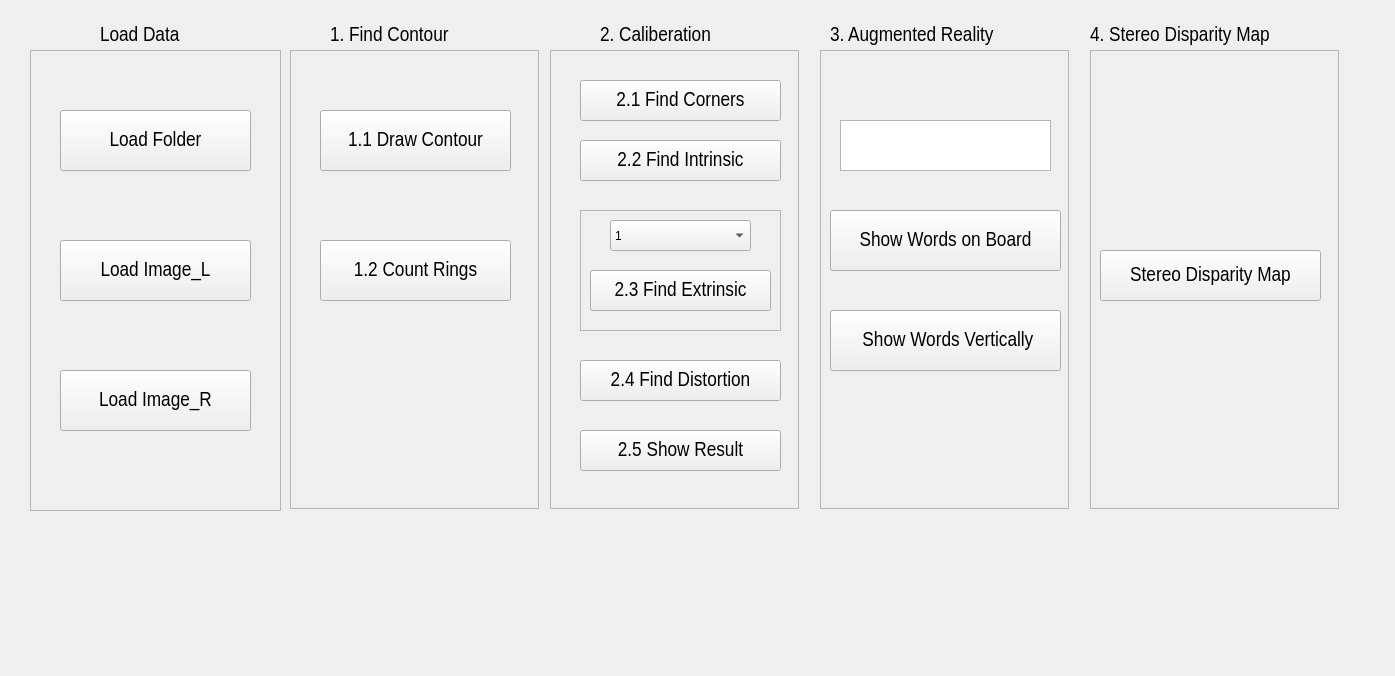
<?xml version="1.0" encoding="UTF-8"?>
<ui version="4.0">
 <class>Form</class>
 <widget class="QWidget" name="Form">
  <property name="geometry">
   <rect>
    <x>0</x>
    <y>0</y>
    <width>1395</width>
    <height>676</height>
   </rect>
  </property>
  <property name="windowTitle">
   <string>Form</string>
  </property>
  <widget class="QLabel" name="label">
   <property name="geometry">
    <rect>
     <x>100</x>
     <y>20</y>
     <width>111</width>
     <height>31</height>
    </rect>
   </property>
   <property name="font">
    <font>
     <family>Arial Narrow</family>
     <pointsize>16</pointsize>
    </font>
   </property>
   <property name="text">
    <string>Load Data</string>
   </property>
  </widget>
  <widget class="QWidget" name="verticalLayoutWidget">
   <property name="geometry">
    <rect>
     <x>30</x>
     <y>50</y>
     <width>251</width>
     <height>461</height>
    </rect>
   </property>
   <layout class="QVBoxLayout" name="verticalLayout_2">
    <item>
     <widget class="QFrame" name="frame">
      <property name="palette">
       <palette>
        <active>
         <colorrole role="Base">
          <brush brushstyle="SolidPattern">
           <color alpha="255">
            <red>0</red>
            <green>170</green>
            <blue>255</blue>
           </color>
          </brush>
         </colorrole>
         <colorrole role="Window">
          <brush brushstyle="SolidPattern">
           <color alpha="255">
            <red>0</red>
            <green>0</green>
            <blue>0</blue>
           </color>
          </brush>
         </colorrole>
        </active>
        <inactive>
         <colorrole role="Base">
          <brush brushstyle="SolidPattern">
           <color alpha="255">
            <red>0</red>
            <green>170</green>
            <blue>255</blue>
           </color>
          </brush>
         </colorrole>
         <colorrole role="Window">
          <brush brushstyle="SolidPattern">
           <color alpha="255">
            <red>0</red>
            <green>0</green>
            <blue>0</blue>
           </color>
          </brush>
         </colorrole>
        </inactive>
        <disabled>
         <colorrole role="Base">
          <brush brushstyle="SolidPattern">
           <color alpha="255">
            <red>0</red>
            <green>0</green>
            <blue>0</blue>
           </color>
          </brush>
         </colorrole>
         <colorrole role="Window">
          <brush brushstyle="SolidPattern">
           <color alpha="255">
            <red>0</red>
            <green>0</green>
            <blue>0</blue>
           </color>
          </brush>
         </colorrole>
        </disabled>
       </palette>
      </property>
      <property name="autoFillBackground">
       <bool>false</bool>
      </property>
      <property name="styleSheet">
       <string notr="true">QFrame{border:1px solid rgb(182, 182, 182)}</string>
      </property>
      <property name="frameShape">
       <enum>QFrame::StyledPanel</enum>
      </property>
      <property name="frameShadow">
       <enum>QFrame::Raised</enum>
      </property>
      <property name="lineWidth">
       <number>0</number>
      </property>
      <widget class="QPushButton" name="pushButton_2">
       <property name="geometry">
        <rect>
         <x>30</x>
         <y>190</y>
         <width>191</width>
         <height>61</height>
        </rect>
       </property>
       <property name="font">
        <font>
         <family>Arial Narrow</family>
         <pointsize>16</pointsize>
        </font>
       </property>
       <property name="text">
        <string>Load Image_L</string>
       </property>
      </widget>
      <widget class="QPushButton" name="pushButton_3">
       <property name="geometry">
        <rect>
         <x>30</x>
         <y>320</y>
         <width>191</width>
         <height>61</height>
        </rect>
       </property>
       <property name="font">
        <font>
         <family>Arial Narrow</family>
         <pointsize>16</pointsize>
        </font>
       </property>
       <property name="text">
        <string>Load Image_R</string>
       </property>
      </widget>
      <widget class="QPushButton" name="pushButton_14">
       <property name="geometry">
        <rect>
         <x>30</x>
         <y>60</y>
         <width>191</width>
         <height>61</height>
        </rect>
       </property>
       <property name="font">
        <font>
         <family>Arial Narrow</family>
         <pointsize>16</pointsize>
        </font>
       </property>
       <property name="text">
        <string>Load Folder</string>
       </property>
      </widget>
     </widget>
    </item>
   </layout>
  </widget>
  <widget class="QLabel" name="label_2">
   <property name="geometry">
    <rect>
     <x>600</x>
     <y>20</y>
     <width>181</width>
     <height>31</height>
    </rect>
   </property>
   <property name="font">
    <font>
     <family>Arial Narrow</family>
     <pointsize>16</pointsize>
    </font>
   </property>
   <property name="text">
    <string>2. Caliberation</string>
   </property>
  </widget>
  <widget class="QFrame" name="frame_2">
   <property name="geometry">
    <rect>
     <x>550</x>
     <y>50</y>
     <width>249</width>
     <height>459</height>
    </rect>
   </property>
   <property name="palette">
    <palette>
     <active>
      <colorrole role="Base">
       <brush brushstyle="SolidPattern">
        <color alpha="255">
         <red>255</red>
         <green>255</green>
         <blue>255</blue>
        </color>
       </brush>
      </colorrole>
      <colorrole role="Window">
       <brush brushstyle="SolidPattern">
        <color alpha="255">
         <red>0</red>
         <green>0</green>
         <blue>0</blue>
        </color>
       </brush>
      </colorrole>
     </active>
     <inactive>
      <colorrole role="Base">
       <brush brushstyle="SolidPattern">
        <color alpha="255">
         <red>255</red>
         <green>255</green>
         <blue>255</blue>
        </color>
       </brush>
      </colorrole>
      <colorrole role="Window">
       <brush brushstyle="SolidPattern">
        <color alpha="255">
         <red>0</red>
         <green>0</green>
         <blue>0</blue>
        </color>
       </brush>
      </colorrole>
     </inactive>
     <disabled>
      <colorrole role="Base">
       <brush brushstyle="SolidPattern">
        <color alpha="255">
         <red>0</red>
         <green>0</green>
         <blue>0</blue>
        </color>
       </brush>
      </colorrole>
      <colorrole role="Window">
       <brush brushstyle="SolidPattern">
        <color alpha="255">
         <red>0</red>
         <green>0</green>
         <blue>0</blue>
        </color>
       </brush>
      </colorrole>
     </disabled>
    </palette>
   </property>
   <property name="autoFillBackground">
    <bool>false</bool>
   </property>
   <property name="styleSheet">
    <string notr="true">QFrame{border:1px solid rgb(182, 182, 182)}</string>
   </property>
   <property name="frameShape">
    <enum>QFrame::StyledPanel</enum>
   </property>
   <property name="frameShadow">
    <enum>QFrame::Raised</enum>
   </property>
   <widget class="QPushButton" name="pushButton_4">
    <property name="geometry">
     <rect>
      <x>30</x>
      <y>30</y>
      <width>201</width>
      <height>41</height>
     </rect>
    </property>
    <property name="font">
     <font>
      <family>Arial Narrow</family>
      <pointsize>16</pointsize>
     </font>
    </property>
    <property name="text">
     <string>2.1 Find Corners</string>
    </property>
   </widget>
   <widget class="QWidget" name="horizontalLayoutWidget">
    <property name="geometry">
     <rect>
      <x>30</x>
      <y>160</y>
      <width>201</width>
      <height>121</height>
     </rect>
    </property>
    <layout class="QHBoxLayout" name="horizontalLayout">
     <item>
      <widget class="QFrame" name="frame_5">
       <property name="styleSheet">
        <string notr="true">QFrame{border:1px solid rgb(182, 182, 182)}</string>
       </property>
       <property name="frameShape">
        <enum>QFrame::StyledPanel</enum>
       </property>
       <property name="frameShadow">
        <enum>QFrame::Raised</enum>
       </property>
       <widget class="QComboBox" name="comboBox">
        <property name="geometry">
         <rect>
          <x>30</x>
          <y>10</y>
          <width>141</width>
          <height>31</height>
         </rect>
        </property>
        <item>
         <property name="text">
          <string>1</string>
         </property>
        </item>
        <item>
         <property name="text">
          <string>2</string>
         </property>
        </item>
        <item>
         <property name="text">
          <string>3</string>
         </property>
        </item>
        <item>
         <property name="text">
          <string>4</string>
         </property>
        </item>
        <item>
         <property name="text">
          <string>5</string>
         </property>
        </item>
        <item>
         <property name="text">
          <string>6</string>
         </property>
        </item>
        <item>
         <property name="text">
          <string>7</string>
         </property>
        </item>
        <item>
         <property name="text">
          <string>8</string>
         </property>
        </item>
        <item>
         <property name="text">
          <string>9</string>
         </property>
        </item>
        <item>
         <property name="text">
          <string>10</string>
         </property>
        </item>
        <item>
         <property name="text">
          <string>11</string>
         </property>
        </item>
        <item>
         <property name="text">
          <string>12</string>
         </property>
        </item>
        <item>
         <property name="text">
          <string>13</string>
         </property>
        </item>
        <item>
         <property name="text">
          <string>14</string>
         </property>
        </item>
        <item>
         <property name="text">
          <string>15</string>
         </property>
        </item>
       </widget>
       <widget class="QPushButton" name="pushButton_15">
        <property name="geometry">
         <rect>
          <x>10</x>
          <y>60</y>
          <width>181</width>
          <height>41</height>
         </rect>
        </property>
        <property name="font">
         <font>
          <family>Arial Narrow</family>
          <pointsize>16</pointsize>
         </font>
        </property>
        <property name="text">
         <string>2.3 Find Extrinsic</string>
        </property>
       </widget>
      </widget>
     </item>
    </layout>
   </widget>
   <widget class="QPushButton" name="pushButton_5">
    <property name="geometry">
     <rect>
      <x>30</x>
      <y>90</y>
      <width>201</width>
      <height>41</height>
     </rect>
    </property>
    <property name="font">
     <font>
      <family>Arial Narrow</family>
      <pointsize>16</pointsize>
     </font>
    </property>
    <property name="text">
     <string>2.2 Find Intrinsic</string>
    </property>
   </widget>
   <widget class="QPushButton" name="pushButton_6">
    <property name="geometry">
     <rect>
      <x>30</x>
      <y>310</y>
      <width>201</width>
      <height>41</height>
     </rect>
    </property>
    <property name="font">
     <font>
      <family>Arial Narrow</family>
      <pointsize>16</pointsize>
     </font>
    </property>
    <property name="text">
     <string>2.4 Find Distortion</string>
    </property>
   </widget>
   <widget class="QPushButton" name="pushButton_13">
    <property name="geometry">
     <rect>
      <x>30</x>
      <y>380</y>
      <width>201</width>
      <height>41</height>
     </rect>
    </property>
    <property name="font">
     <font>
      <family>Arial Narrow</family>
      <pointsize>16</pointsize>
     </font>
    </property>
    <property name="text">
     <string>2.5 Show Result</string>
    </property>
   </widget>
  </widget>
  <widget class="QFrame" name="frame_3">
   <property name="geometry">
    <rect>
     <x>820</x>
     <y>50</y>
     <width>249</width>
     <height>459</height>
    </rect>
   </property>
   <property name="palette">
    <palette>
     <active>
      <colorrole role="Base">
       <brush brushstyle="SolidPattern">
        <color alpha="255">
         <red>255</red>
         <green>255</green>
         <blue>255</blue>
        </color>
       </brush>
      </colorrole>
      <colorrole role="Window">
       <brush brushstyle="SolidPattern">
        <color alpha="255">
         <red>0</red>
         <green>0</green>
         <blue>0</blue>
        </color>
       </brush>
      </colorrole>
     </active>
     <inactive>
      <colorrole role="Base">
       <brush brushstyle="SolidPattern">
        <color alpha="255">
         <red>255</red>
         <green>255</green>
         <blue>255</blue>
        </color>
       </brush>
      </colorrole>
      <colorrole role="Window">
       <brush brushstyle="SolidPattern">
        <color alpha="255">
         <red>0</red>
         <green>0</green>
         <blue>0</blue>
        </color>
       </brush>
      </colorrole>
     </inactive>
     <disabled>
      <colorrole role="Base">
       <brush brushstyle="SolidPattern">
        <color alpha="255">
         <red>0</red>
         <green>0</green>
         <blue>0</blue>
        </color>
       </brush>
      </colorrole>
      <colorrole role="Window">
       <brush brushstyle="SolidPattern">
        <color alpha="255">
         <red>0</red>
         <green>0</green>
         <blue>0</blue>
        </color>
       </brush>
      </colorrole>
     </disabled>
    </palette>
   </property>
   <property name="autoFillBackground">
    <bool>false</bool>
   </property>
   <property name="styleSheet">
    <string notr="true">QFrame{border:1px solid rgb(182, 182, 182)}</string>
   </property>
   <property name="frameShape">
    <enum>QFrame::StyledPanel</enum>
   </property>
   <property name="frameShadow">
    <enum>QFrame::Raised</enum>
   </property>
   <widget class="QPushButton" name="pushButton_8">
    <property name="geometry">
     <rect>
      <x>10</x>
      <y>160</y>
      <width>231</width>
      <height>61</height>
     </rect>
    </property>
    <property name="font">
     <font>
      <family>Arial Narrow</family>
      <pointsize>16</pointsize>
     </font>
    </property>
    <property name="text">
     <string>Show Words on Board</string>
    </property>
   </widget>
   <widget class="QPushButton" name="pushButton_9">
    <property name="geometry">
     <rect>
      <x>10</x>
      <y>260</y>
      <width>231</width>
      <height>61</height>
     </rect>
    </property>
    <property name="font">
     <font>
      <family>Arial Narrow</family>
      <pointsize>16</pointsize>
     </font>
    </property>
    <property name="text">
     <string> Show Words Vertically</string>
    </property>
   </widget>
   <widget class="QPlainTextEdit" name="plainTextEdit">
    <property name="geometry">
     <rect>
      <x>20</x>
      <y>70</y>
      <width>211</width>
      <height>51</height>
     </rect>
    </property>
    <property name="font">
     <font>
      <family>Arial Narrow</family>
      <pointsize>22</pointsize>
     </font>
    </property>
   </widget>
  </widget>
  <widget class="QFrame" name="frame_4">
   <property name="geometry">
    <rect>
     <x>1090</x>
     <y>50</y>
     <width>249</width>
     <height>459</height>
    </rect>
   </property>
   <property name="palette">
    <palette>
     <active>
      <colorrole role="Base">
       <brush brushstyle="SolidPattern">
        <color alpha="255">
         <red>255</red>
         <green>255</green>
         <blue>255</blue>
        </color>
       </brush>
      </colorrole>
      <colorrole role="Window">
       <brush brushstyle="SolidPattern">
        <color alpha="255">
         <red>0</red>
         <green>0</green>
         <blue>0</blue>
        </color>
       </brush>
      </colorrole>
     </active>
     <inactive>
      <colorrole role="Base">
       <brush brushstyle="SolidPattern">
        <color alpha="255">
         <red>255</red>
         <green>255</green>
         <blue>255</blue>
        </color>
       </brush>
      </colorrole>
      <colorrole role="Window">
       <brush brushstyle="SolidPattern">
        <color alpha="255">
         <red>0</red>
         <green>0</green>
         <blue>0</blue>
        </color>
       </brush>
      </colorrole>
     </inactive>
     <disabled>
      <colorrole role="Base">
       <brush brushstyle="SolidPattern">
        <color alpha="255">
         <red>0</red>
         <green>0</green>
         <blue>0</blue>
        </color>
       </brush>
      </colorrole>
      <colorrole role="Window">
       <brush brushstyle="SolidPattern">
        <color alpha="255">
         <red>0</red>
         <green>0</green>
         <blue>0</blue>
        </color>
       </brush>
      </colorrole>
     </disabled>
    </palette>
   </property>
   <property name="autoFillBackground">
    <bool>false</bool>
   </property>
   <property name="styleSheet">
    <string notr="true">QFrame{border:1px solid rgb(182, 182, 182)}</string>
   </property>
   <property name="frameShape">
    <enum>QFrame::StyledPanel</enum>
   </property>
   <property name="frameShadow">
    <enum>QFrame::Raised</enum>
   </property>
   <widget class="QPushButton" name="pushButton_12">
    <property name="geometry">
     <rect>
      <x>10</x>
      <y>200</y>
      <width>221</width>
      <height>51</height>
     </rect>
    </property>
    <property name="font">
     <font>
      <family>Arial Narrow</family>
      <pointsize>16</pointsize>
     </font>
    </property>
    <property name="text">
     <string>Stereo Disparity Map</string>
    </property>
   </widget>
  </widget>
  <widget class="QLabel" name="label_3">
   <property name="geometry">
    <rect>
     <x>830</x>
     <y>20</y>
     <width>221</width>
     <height>31</height>
    </rect>
   </property>
   <property name="font">
    <font>
     <family>Arial Narrow</family>
     <pointsize>16</pointsize>
    </font>
   </property>
   <property name="text">
    <string>3. Augmented Reality</string>
   </property>
  </widget>
  <widget class="QLabel" name="label_4">
   <property name="geometry">
    <rect>
     <x>1090</x>
     <y>20</y>
     <width>231</width>
     <height>31</height>
    </rect>
   </property>
   <property name="font">
    <font>
     <family>Arial Narrow</family>
     <pointsize>16</pointsize>
    </font>
   </property>
   <property name="text">
    <string>4. Stereo Disparity Map</string>
   </property>
  </widget>
  <widget class="QFrame" name="frame_6">
   <property name="geometry">
    <rect>
     <x>290</x>
     <y>50</y>
     <width>249</width>
     <height>459</height>
    </rect>
   </property>
   <property name="palette">
    <palette>
     <active>
      <colorrole role="Base">
       <brush brushstyle="SolidPattern">
        <color alpha="255">
         <red>0</red>
         <green>170</green>
         <blue>255</blue>
        </color>
       </brush>
      </colorrole>
      <colorrole role="Window">
       <brush brushstyle="SolidPattern">
        <color alpha="255">
         <red>0</red>
         <green>0</green>
         <blue>0</blue>
        </color>
       </brush>
      </colorrole>
     </active>
     <inactive>
      <colorrole role="Base">
       <brush brushstyle="SolidPattern">
        <color alpha="255">
         <red>0</red>
         <green>170</green>
         <blue>255</blue>
        </color>
       </brush>
      </colorrole>
      <colorrole role="Window">
       <brush brushstyle="SolidPattern">
        <color alpha="255">
         <red>0</red>
         <green>0</green>
         <blue>0</blue>
        </color>
       </brush>
      </colorrole>
     </inactive>
     <disabled>
      <colorrole role="Base">
       <brush brushstyle="SolidPattern">
        <color alpha="255">
         <red>0</red>
         <green>0</green>
         <blue>0</blue>
        </color>
       </brush>
      </colorrole>
      <colorrole role="Window">
       <brush brushstyle="SolidPattern">
        <color alpha="255">
         <red>0</red>
         <green>0</green>
         <blue>0</blue>
        </color>
       </brush>
      </colorrole>
     </disabled>
    </palette>
   </property>
   <property name="autoFillBackground">
    <bool>false</bool>
   </property>
   <property name="styleSheet">
    <string notr="true">QFrame{border:1px solid rgb(182, 182, 182)}</string>
   </property>
   <property name="frameShape">
    <enum>QFrame::StyledPanel</enum>
   </property>
   <property name="frameShadow">
    <enum>QFrame::Raised</enum>
   </property>
   <property name="lineWidth">
    <number>0</number>
   </property>
   <widget class="QPushButton" name="pushButton_7">
    <property name="geometry">
     <rect>
      <x>30</x>
      <y>190</y>
      <width>191</width>
      <height>61</height>
     </rect>
    </property>
    <property name="font">
     <font>
      <family>Arial Narrow</family>
      <pointsize>16</pointsize>
     </font>
    </property>
    <property name="text">
     <string>1.2 Count Rings</string>
    </property>
   </widget>
   <widget class="QPushButton" name="pushButton_16">
    <property name="geometry">
     <rect>
      <x>30</x>
      <y>60</y>
      <width>191</width>
      <height>61</height>
     </rect>
    </property>
    <property name="font">
     <font>
      <family>Arial Narrow</family>
      <pointsize>16</pointsize>
     </font>
    </property>
    <property name="text">
     <string>1.1 Draw Contour</string>
    </property>
   </widget>
  </widget>
  <widget class="QLabel" name="label_5">
   <property name="geometry">
    <rect>
     <x>330</x>
     <y>20</y>
     <width>181</width>
     <height>31</height>
    </rect>
   </property>
   <property name="font">
    <font>
     <family>Arial Narrow</family>
     <pointsize>16</pointsize>
    </font>
   </property>
   <property name="text">
    <string>1. Find Contour</string>
   </property>
  </widget>
 </widget>
 <resources/>
 <connections/>
</ui>
